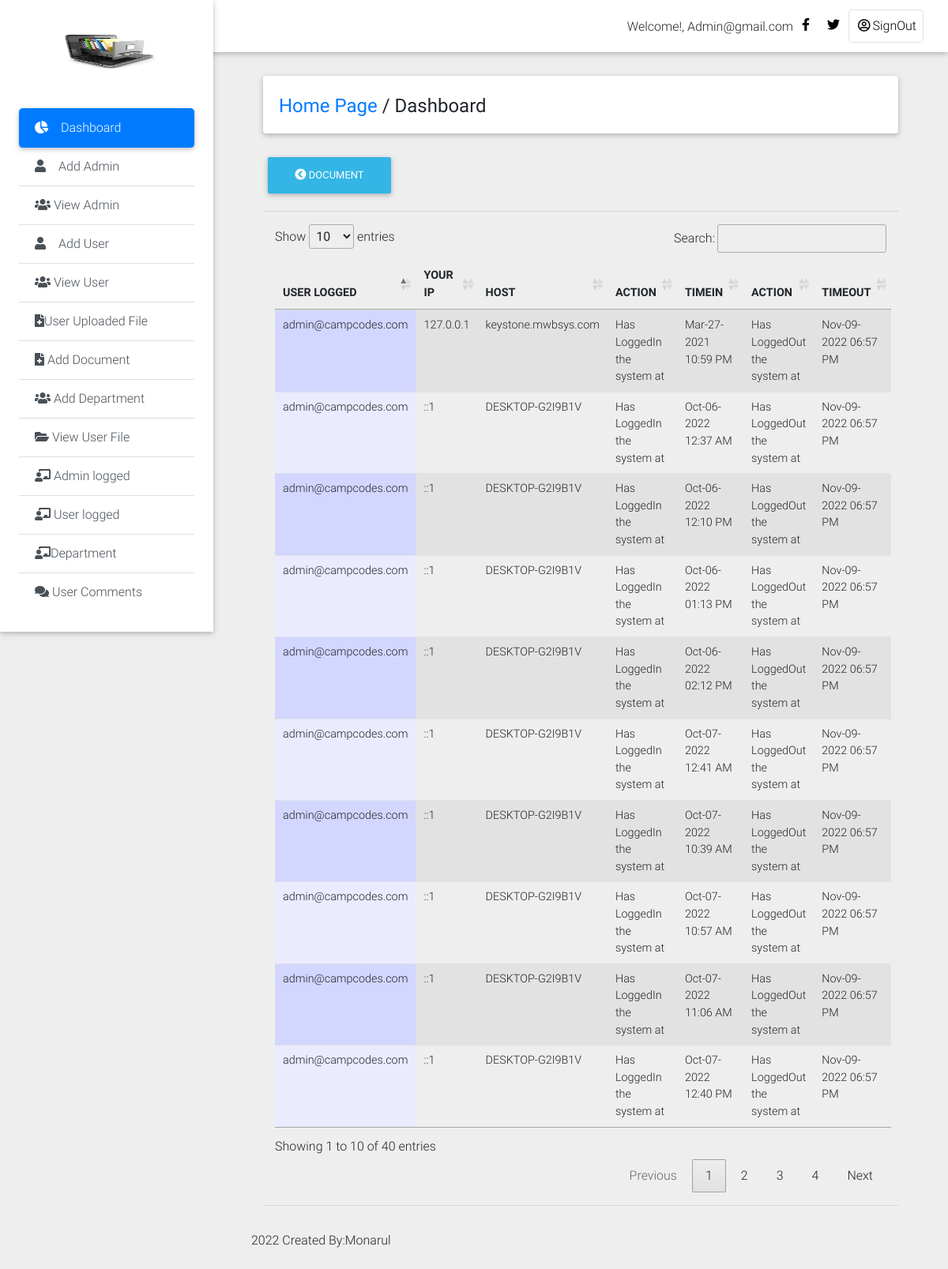
The page /Private_Dashboard/admin_log.php (signed in) on the database its author committed.
### tables this page shows
CREATE TABLE `history_log1` (
  `log_id` int(11) NOT NULL,
  `id` int(11) NOT NULL,
  `admin_user` text NOT NULL,
  `action` varchar(100) NOT NULL,
  `actions` varchar(200) NOT NULL DEFAULT 'Has LoggedOut the system at',
  `ip` text NOT NULL,
  `host` text NOT NULL,
  `login_time` varchar(200) NOT NULL,
  `logout_time` varchar(200) NOT NULL
);

### Private_Dashboard/admin_log.php (the view, shortened to what this page needs)
<!DOCTYPE html>
<html lang="en">
<head>
  <link rel="stylesheet" href="https://use.fontawesome.com/releases/v5.8.1/css/all.css">
  <link href="css/bootstrap.min.css" rel="stylesheet">
  <link href="css/mdb.min.css" rel="stylesheet">
  <link href="css/style.min.css" rel="stylesheet">
    <link rel="stylesheet" type="text/css" href="medias/css/dataTable.css" />
</head>
<body class="grey lighten-3">
  <header>
    <nav class="navbar fixed-top navbar-expand-lg navbar-light white scrolling-navbar">
      <div class="container-fluid">
        <div class="collapse navbar-collapse" id="navbarSupportedContent">
            <?php
             require_once("include/connection.php");
               $id = mysqli_real_escape_string($conn,$_SESSION['admin_user']);
              $r = mysqli_query($conn,"SELECT * FROM admin_login where id = '$id'") or die (mysqli_error($con));
              $row = mysqli_fetch_array($r);
               $id=$row['admin_user'];
            ?>
          <ul class="navbar-nav nav-flex-icons">
                <li style="margin-top: 10px;">Welcome!,</font> <?php echo ucwords(htmlentities($id)); ?></li>
            <li class="nav-item">
              <a href="#" class="nav-link waves-effect" target="_blank">
                <i class="fab fa-facebook-f"></i>
              </a>
            </li>
            <li class="nav-item">
              <a href="#" class="nav-link waves-effect" target="_blank">
                <i class="fab fa-twitter"></i>
              </a>
            </li>
            <li class="nav-item">
              <a href="logout.php" class="nav-link border border-light rounded waves-effect">
               <i class="far fa-user-circle"></i>SignOut
              </a>
            </li>
          </ul>
        </div>
      </div>
    </nav>
    <?php
     @include('sidebar.php');
      ?>
    </div>
  </header>
  <main class="pt-5 mx-lg-5">
    <div class="container-fluid mt-5">
      <div class="card mb-4 wow fadeIn">
        <div class="card-body d-sm-flex justify-content-between">
          <h4 class="mb-2 mb-sm-0 pt-1">
            <a href="dashboard.php">Home Page</a>
            <span>/</span>
            <span>Dashboard</span>
          </h4>
        </div>
      </div>
      <div class="">
    <a href="add_document.php"><button type="button" class="btn btn-info"><i class="fas fa-chevron-circle-left"></i>  Document</button></a>
    </div>
<hr>
 <div class="col-md-12">
  <table id="dtable" class = "table table-striped" style="">
     <thead>
    <th>USER LOGGED</th>
     <th>YOUR IP</th>
     <th>HOST</th>
     <th>ACTION</th>
     <th>TIMEIN</th>
     <th>ACTION</th>
     <th>TIMEOUT</th>
</thead>
<tbody>
        <?php
        require_once("include/connection.php");
      $query = mysqli_query($conn,"SELECT * from history_log1") or die (mysqli_error($conn));
      while($file=mysqli_fetch_array($query)){
         $name =  $file['admin_user'];
         $ip =  $file['ip'];
         $host =  $file['host'];
         $action =  $file['action'];
         $logintime =  $file['login_time'];
         $actions =  $file['actions'];
         $logouttime =  $file['logout_time'];
      ?>
      <td><?php echo $name; ?></td>
       <td><?php echo $ip; ?></td>
      <td><?php echo $host; ?></td>
      <td><?php echo $action; ?></td>
      <td><?php echo $logintime; ?></td>
      <td><?php echo $actions; ?></td>
      <td><?php echo $logouttime; ?></td>
<?php } ?>
</tbody>
   </table>
    </div>
    <hr></div>
    <div class="footer-copyright py-3">
     <p> <?php echo date('Y');?> Created By:Monarul</p>
    </div>
<link rel="stylesheet" type="text/css" href="https://cdn.datatables.net/1.10.9/css/jquery.dataTables.min.css"/>
<link rel="stylesheet" type="text/css" href="https://cdn.datatables.net/responsive/1.0.3/css/dataTables.responsive.css">
</body>
</html>

### Private_Dashboard/medias/css/dataTable.css (style rules this page uses)
.sorting_asc { background: url('../images/sort_asc.png') no-repeat center right; }
.sorting { background: url('../images/sort_both.png') no-repeat center right; }
tr.odd td.sorting_1 { background-color: #D3D6FF; }
tr.even td.sorting_1 { background-color: #EAEBFF; }

### rows shown on the page
history_log1: admin_user "admin@campcodes.com", ip "127.0.0.1", host "keystone.mwbsys.com", action "Has LoggedIn the system at", login_time "Mar-27-2021 10:59 PM", actions "Has LoggedOut the system at", logout_time "Nov-09-2022 06:57 PM"
history_log1: admin_user "admin@campcodes.com", ip "::1", host "DESKTOP-G2I9B1V", action "Has LoggedIn the system at", login_time "Oct-06-2022 12:37 AM", actions "Has LoggedOut the system at", logout_time "Nov-09-2022 06:57 PM"
history_log1: admin_user "admin@campcodes.com", ip "::1", host "DESKTOP-G2I9B1V", action "Has LoggedIn the system at", login_time "Oct-06-2022 12:10 PM", actions "Has LoggedOut the system at", logout_time "Nov-09-2022 06:57 PM"
history_log1: admin_user "admin@campcodes.com", ip "::1", host "DESKTOP-G2I9B1V", action "Has LoggedIn the system at", login_time "Oct-06-2022 01:13 PM", actions "Has LoggedOut the system at", logout_time "Nov-09-2022 06:57 PM"
history_log1: admin_user "admin@campcodes.com", ip "::1", host "DESKTOP-G2I9B1V", action "Has LoggedIn the system at", login_time "Oct-06-2022 02:12 PM", actions "Has LoggedOut the system at", logout_time "Nov-09-2022 06:57 PM"
history_log1: admin_user "admin@campcodes.com", ip "::1", host "DESKTOP-G2I9B1V", action "Has LoggedIn the system at", login_time "Oct-07-2022 12:41 AM", actions "Has LoggedOut the system at", logout_time "Nov-09-2022 06:57 PM"
history_log1: admin_user "admin@campcodes.com", ip "::1", host "DESKTOP-G2I9B1V", action "Has LoggedIn the system at", login_time "Oct-07-2022 10:39 AM", actions "Has LoggedOut the system at", logout_time "Nov-09-2022 06:57 PM"
history_log1: admin_user "admin@campcodes.com", ip "::1", host "DESKTOP-G2I9B1V", action "Has LoggedIn the system at", login_time "Oct-07-2022 10:57 AM", actions "Has LoggedOut the system at", logout_time "Nov-09-2022 06:57 PM"
history_log1: admin_user "admin@campcodes.com", ip "::1", host "DESKTOP-G2I9B1V", action "Has LoggedIn the system at", login_time "Oct-07-2022 11:06 AM", actions "Has LoggedOut the system at", logout_time "Nov-09-2022 06:57 PM"
history_log1: admin_user "admin@campcodes.com", ip "::1", host "DESKTOP-G2I9B1V", action "Has LoggedIn the system at", login_time "Oct-07-2022 12:40 PM", actions "Has LoggedOut the system at", logout_time "Nov-09-2022 06:57 PM"

### other values the page prints
$id "Admin@gmail.com"
